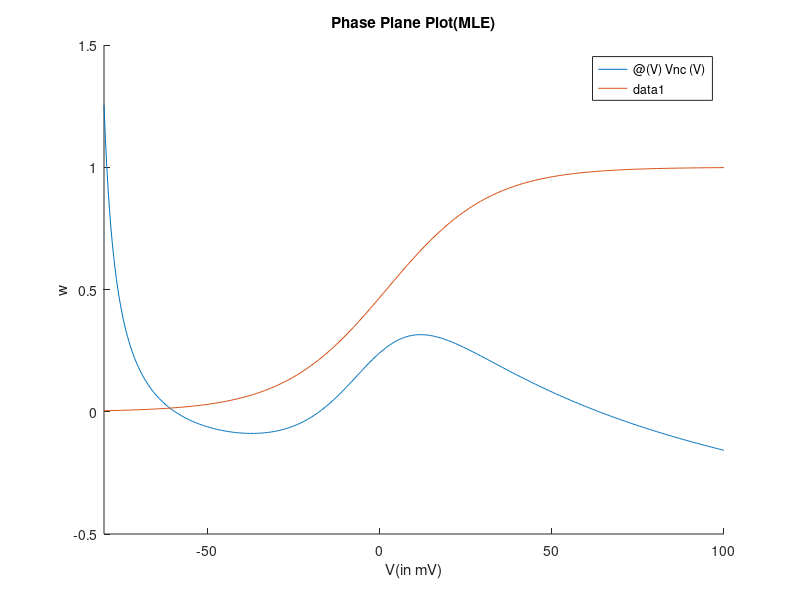

Write the MATLAB code that produced this figure. (Note: this script raises an error after producing the figure.)
function morris_lecar

%declare model parameters
global C;
global gCa;
global VCa;
global gK;
global VK;
global gL;
global VL;
global v1;
global v2;
global v3;
global v4;
global phi;
global Iext;

%parameter values
C = 20 ; %microfarad/cm^2 
gCa=4.4; % millisiemens/ cm^2 
VCa=120; %millivolts
gK=8;% millisiemens/ cm^2 
VK=-84; %millivolts
gL=2;% millisiemens/ cm^2 
VL=-60;%millivolts
v1=-1.2; %millivolts
v2= 18 ; %millivolts
v3= 2 ; %millivolts
v4= 30; %millivolts
phi = 0.02; % per millisecond

Iext=0;

%% Generating nullclines, equilibrium points and trajectories (Question 2)
% generate nullclines
figure;
hold on
Vnc = @(V) (Iext - gCa*(0.5*(1+tanh((V-v1)/v2)))*(V-VCa) - gL*(V-VL))/(gK*(V-VK));
wnc = @(V) (0.5*(1+tanh((V-v3)/v4)));
fplot(@(V) Vnc(V), [-80 100]);
fplot(@(V) wnc(V), [-80 100]);
xlabel('V(in mV)');
ylabel('w');
title('Phase Plane Plot(MLE)');

% Finding equilibrium points using MATLAB
syms V w
Vnc_eqn = (1/C)*(Iext - gCa*(0.5*(1+tanh((V-v1)/v2)))*(V-VCa) - gK*w*(V-VK) - gL*(V-VL)) == 0;
wnc_eqn = (0.5*(1+tanh((V-v3)/v4)) - w) == 0;
eq_pt_0 = solve([Vnc_eqn, wnc_eqn], [V, w]);

V_eq = double(eq_pt_0.V);
w_eq = double(eq_pt_0.w);

plot(V_eq, w_eq, 'k+', 'linewidth', 2);
text(V_eq, w_eq, ['(' num2str(round(V_eq,5)) ',' num2str(round(w_eq,5)) ')']);
grid on;

fprintf('The equilibrium point is located at (%d,%d) \n', V_eq, w_eq);
% Simulate Trajectories
x = linspace(-80,100,100);
y = linspace(0,1,100);

[V_quiv,w_quiv] = meshgrid(x, y);

dV_dt = (1/C)*(gCa*(0.5*(1+tanh((V_quiv-v1)/v2))).*(VCa-V_quiv) + gK*w_quiv .*(VK-V_quiv) + gL*(VL-V_quiv)) + Iext;
dw_dt = phi*((0.5*(1+tanh((V_quiv-v3)/v4)))-w_quiv).*cosh((V_quiv-v3)/(2*v4));
quiver(x,y,dV_dt,dw_dt);
legend('V nullcline', 'w nullcline','Equilibrium Point','Trajectories');

%% Stability of the Jacobian matrix (Question 3)
syms V w
dV_dt = (1/C)*(gCa*(0.5*(1+tanh((V-v1)/v2)))*(VCa-V) + gK*w*(VK-V) + gL*(VL-V)) + Iext;
dw_dt = phi*((0.5*(1+tanh((V-v3)/v4)))-w)*cosh((V-v3)/(2*v4));

JSymbolic = jacobian([dV_dt, dw_dt],[V,w]);
V = V_eq;
w = w_eq;
Jmatrix = zeros(2,2);
Jmatrix(1,1) = subs(JSymbolic(1,1));
Jmatrix(1,2) = subs(JSymbolic(1,2));
Jmatrix(2,1) = subs(JSymbolic(2,1));
Jmatrix(2,2) = subs(JSymbolic(2,2));

eigenValues = eig(Jmatrix);
fprintf('The eigen values are %d and %d \n', eigenValues(1), eigenValues(2));

%% Generating an action potential using MLE (Question 5)
options = odeset('RelTol',1e-3,'AbsTol',1e-6, 'refine',5, 'MaxStep', 1);

Iext = 0;
tSpan = [0, 300];
initial = [0,w_eq];

phi = 0.01;
[t1, S1] = ode15s(@(t,S)morris_lecar_ddt(t,S),tSpan, initial, options);

phi = 0.02;
[t2, S2] = ode15s(@(t,S)morris_lecar_ddt(t,S),tSpan, initial, options);

phi = 0.04;
[t3, S3] = ode15s(@(t,S)morris_lecar_ddt(t,S),tSpan, initial, options);

figure;
hold on;
plot(t1,S1(:,1));
plot(t2, S2(:,1));
plot(t3, S3(:,1));
xlabel('Time(in ms)');
ylabel('Volatage(in mV)');
title('Action potentials with different \phi');
legend('\phi = 0.01','\phi = 0.02','\phi = 0.04');
grid on;

figure;
hold on
Vnc = @(V) (Iext - gCa*(0.5*(1+tanh((V-v1)/v2)))*(V-VCa) - gL*(V-VL))/(gK*(V-VK));
wnc = @(V) (0.5*(1+tanh((V-v3)/v4)));
fplot(@(V) Vnc(V), [-80 100],'k');
fplot(@(V) wnc(V), [-80 100],'k');

plot(S1(:,1),S1(:,2));
plot(S2(:,1),S2(:,2));
plot(S3(:,1),S3(:,2));
xlabel('V(in mV)');
ylabel('w');
ylim([0,1]);
title('Phase Plane Plot(MLE)');
legend('\phi = 0.01','\phi = 0.02','\phi = 0.04');
grid on;

%% Depolarisation Threshold (Question 6)
Iext = 0;
tSpan = [0, 300];
phi=0.04;
initialV=linspace(-14.2,-13.8,401);  %to get threshold for phi = 0.04
%phi=0.01;
%initialV=linspace(-15.56,-15.48,401);    %to get threshold for phi = 0.01
max_V = zeros(401);

%phi = 0.01;
%[t1, S1] = ode15s(@(t,S)morris_lecar_ddt(t,S),tSpan, initial1, options);
%[t2, S2] = ode15s(@(t,S)morris_lecar_ddt(t,S),tSpan, initial2, options);


flag=1;
for n = 1:401 
    [t,S] = ode15s(@(t,S)morris_lecar_ddt(t,S),tSpan, [initialV(n),w_eq], options);
    max_V(n) = max(S(:,1));
    if max_V(n) >= 0 && flag==1
        fprintf("Threshold is (%f)",initialV(n))
        flag=0;
    end
end

% figure;
% hold on
% Vnc = @(V) (Iext - gCa*(0.5*(1+tanh((V-v1)/v2)))*(V-VCa) - gL*(V-VL))/(gK*(V-VK));
% wnc = @(V) (0.5*(1+tanh((V-v3)/v4)));
% fplot(@(V) Vnc(V), [-80 100],'k');
% fplot(@(V) wnc(V), [-80 100],'k');
% 
% plot(S1(:,1),S1(:,2));
% plot(S2(:,1),S2(:,2));

figure;
hold on
plot(initialV,max_V);

end

%% Morris Lecar dynamics equation solver
function dS = morris_lecar_ddt(t,S)

global C;
global gCa;
global VCa;
global gK;
global VK;
global gL;
global VL;
global v1;
global v2;
global v3;
global v4;
global phi;
global Iext;

%locally define state variables:
V=S(1);
w=S(2);

%local functions:
m_inf = (0.5*(1+tanh((V-v1)/v2)));
w_inf = (0.5*(1+tanh((V-v3)/v4)));

ddt_V = (1/C)*(gCa*m_inf*(VCa-V) + gK*w*(VK-V) + gL*(VL-V)+Iext);
ddt_w = phi*(w_inf-w)*cosh((V-v3)/(2*v4));

dS=[ddt_V; ddt_w];

end

